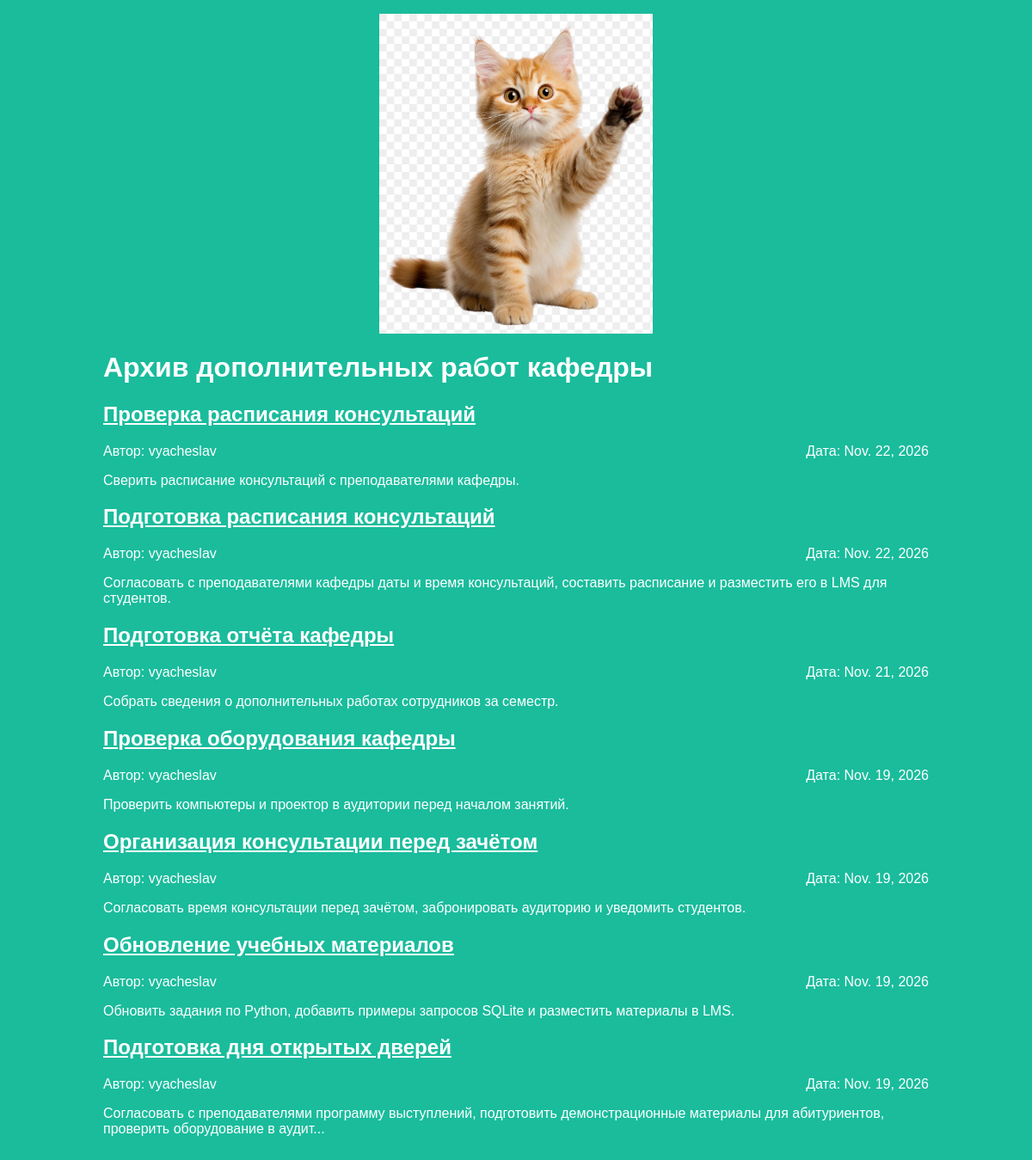
The page / on the database its author committed.
### articles/models.py (models this page shows, shortened)
class Article(models.Model):
    title = models.CharField("Название работы", max_length=200)
    author = models.ForeignKey(
        User,
        on_delete=models.CASCADE,
        verbose_name="Автор записи",
    )
    text = models.TextField("Описание работы")
    created_date = models.DateField("Дата создания записи", auto_now_add=True)
    def get_excerpt(self):
        if len(self.text) > 140:
            return self.text[:140] + "..."
        return self.text

### articles/views.py (the view)
# urls.py: path("", views.archive, name="archive"),
def archive(request):
    posts = Article.objects.order_by("-created_date", "-id")
    return render(request, "archive.html", {"posts": posts})

### articles/templates/archive.html (shortened to what this page needs)
<!DOCTYPE html>
{% load static %}
<html lang="ru">
<head>
    <link rel="stylesheet" href="{% static 'css/article.css' %}">
</head>
<body class="archive">
    <div class="header">
        <img src="{% static 'logo.png' %}" alt="Логотип кафедры" height="50">
        <h1>Архив дополнительных работ кафедры</h1>
    </div>
    <div class="archive">
        {% for post in posts %}
            <div class="one-post">
                <h2 class="post-title">
                    <a href="{% url 'get_article' post.id %}">{{ post.title }}</a>
                </h2>
                <div class="article-info">
                    <span class="article-author">Автор: {{ post.author.username }}</span>
                    <span class="article-created-date">Дата: {{ post.created_date }}</span>
                </div>
                <p class="article-text">{{ post.get_excerpt }}</p>
            </div>
        {% endfor %}
    </div>
</body>
</html>

### articles/static/css/article.css (style rules this page uses)
body { background: #1abc9c; font-family: Tahoma, Arial, sans-serif; color: #ffffff; }
a { color: #ffffff; }
body.archive { max-width: 960px; margin: 0 auto; padding: 16px; }
.header img { display: block; width: 318px; max-width: 100%; height: auto; margin: 0 auto; }
.article-info { display: flex; justify-content: space-between; gap: 16px; }

### rows shown on the page
Article: title "Проверка расписания консультаций", author.username "vyacheslav", created_date "Nov. 22, 2026", get_excerpt "Сверить расписание консультаций с преподавателями кафедры."
Article: title "Подготовка расписания консультаций", author.username "vyacheslav", created_date "Nov. 22, 2026", get_excerpt "Согласовать с преподавателями кафедры даты и время консультаций, составить расписание и разместить его в LMS для студентов."
Article: title "Подготовка отчёта кафедры", author.username "vyacheslav", created_date "Nov. 21, 2026", get_excerpt "Собрать сведения о дополнительных работах сотрудников за семестр."
Article: title "Проверка оборудования кафедры", author.username "vyacheslav", created_date "Nov. 19, 2026", get_excerpt "Проверить компьютеры и проектор в аудитории перед началом занятий."
Article: title "Организация консультации перед зачётом", author.username "vyacheslav", created_date "Nov. 19, 2026", get_excerpt "Согласовать время консультации перед зачётом, забронировать аудиторию и уведомить студентов."
Article: title "Обновление учебных материалов", author.username "vyacheslav", created_date "Nov. 19, 2026", get_excerpt "Обновить задания по Python, добавить примеры запросов SQLite и разместить материалы в LMS."
Article: title "Подготовка дня открытых дверей", author.username "vyacheslav", created_date "Nov. 19, 2026", get_excerpt "Согласовать с преподавателями программу выступлений, подготовить демонстрационные материалы для абитуриентов, проверить оборудование в аудит..."
